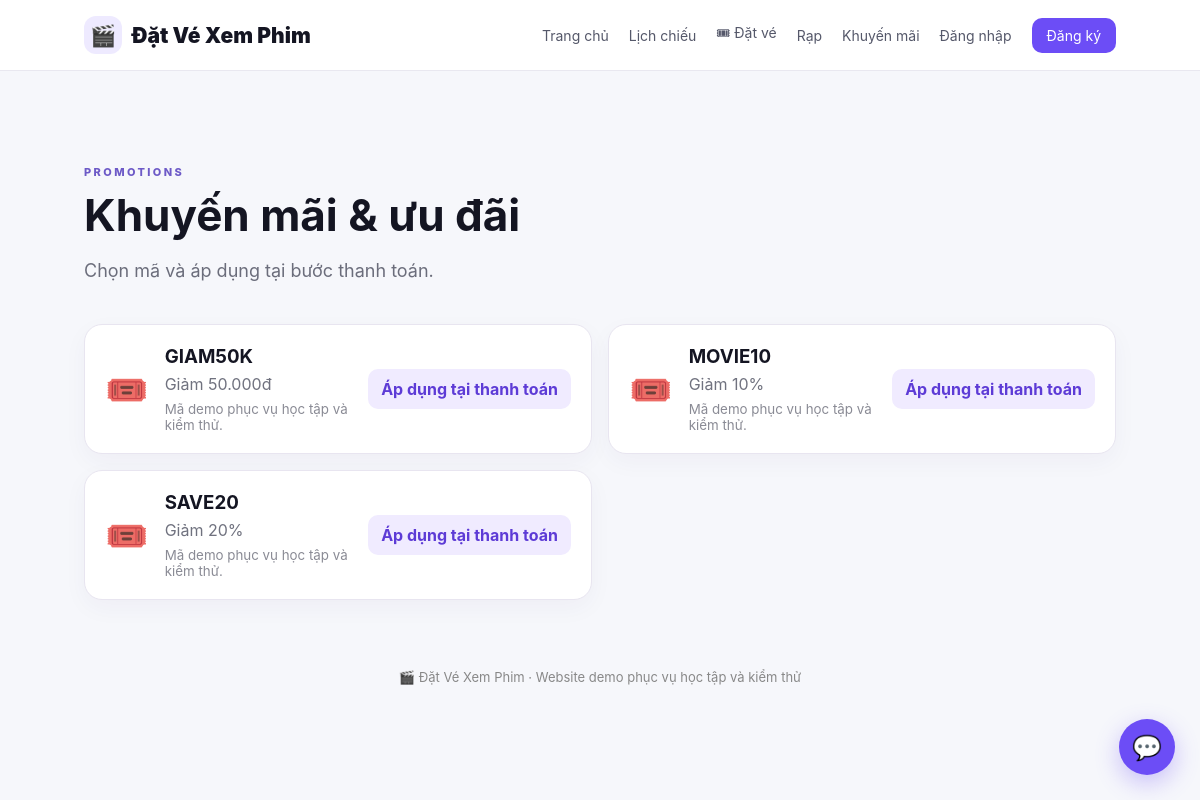
Page /promotions on the committed database.
### tables this page shows
CREATE TABLE vouchers(code TEXT PRIMARY KEY,type TEXT NOT NULL,value INTEGER NOT NULL,label TEXT NOT NULL,active INTEGER NOT NULL DEFAULT 1);

### main_routes.py (the view)
@main_bp.route('/promotions')
def promotions():
    return render_template('promotions.html', vouchers=active_vouchers())

### app.py (called while the page is built, shortened)
def _get_tab_token():
    return request.args.get("tab_token") or request.form.get("tab_token") or request.headers.get("X-Tab-Token")

@app.before_request
def restore_tab_session():
    token = _get_tab_token()

@app.after_request
def keep_tab_token(response):
    token = _get_tab_token()
    return response

### database.py (called while the page is built)
def get_db():
    conn=sqlite3.connect(DB)
    conn.row_factory=sqlite3.Row
    return conn

### helpers.py (called while the page is built)
def active_vouchers():
    conn=get_db(); rows=conn.execute('SELECT * FROM vouchers WHERE active=1 ORDER BY code').fetchall(); conn.close(); return [dict(r) for r in rows]

### main_routes.py (called while the page is built)
@main_bp.app_context_processor
def inject_user():
    return {'current_user': session.get('user_name'), 'is_admin': session.get('role') == 'admin', 'poster_defaults': {m['id']: m['poster'] for m in MOVIES}}

### templates/promotions.html
{% extends 'base.html' %}{% block title %}Khuyến mãi - Đặt Vé Xem Phim{% endblock %}{% block content %}<main><section class="page-hero"><span class="eyebrow dark">PROMOTIONS</span><h1>Khuyến mãi & ưu đãi</h1><p>Chọn mã và áp dụng tại bước thanh toán.</p></section><div class="promo-grid">{% for v in vouchers %}<article class="promo-card"><span class="promo-icon">🎟️</span><div><h3>{{v.code}}</h3><p>{{v.label}}</p><small>Mã demo phục vụ học tập và kiểm thử.</small></div><span class="promo-code">Áp dụng tại thanh toán</span></article>{% endfor %}</div></main>{% endblock %}

### static/style.css (style rules this page uses)
:root { --bg:#f6f7fb;--surface:#fff;--ink:#141522;--muted:#6f7280;--primary:#6c4df6;--primary2:#8c68ff;--line:#e9e8f0;--success:#18864b;--danger:#c63d4d;--shadow:0 18px 50px rgba(31,27,66,.08) }
* { box-sizing:border-box }
html { scroll-behavior:smooth }
body { margin:0;font-family:Inter,ui-sans-serif,system-ui,-apple-system,BlinkMacSystemFont,"Segoe UI",Arial,sans-serif;background:var(--bg);color:var(--ink) }
main { width:86%;max-width:1180px;margin:34px auto }
.eyebrow { font-size:11px;letter-spacing:2.4px;font-weight:800;color:#d9d1ff }
.eyebrow.dark { color:#6d5ac7 }
.page-hero { padding:55px 0 25px }
.page-hero h1 { font-size:44px;margin:8px 0 }
.page-hero p { color:#6b6d7b;font-size:18px }
.showtime-card,.cinema-card,.promo-card,.empty-card { background:#fff;border:1px solid #e8e5f0;border-radius:18px;padding:20px;box-shadow:0 8px 25px rgba(40,30,90,.04) }
.cinema-grid,.promo-grid { display:grid;grid-template-columns:repeat(2,minmax(0,1fr));gap:16px }
.cinema-card,.promo-card { display:flex;align-items:center;gap:16px;text-decoration:none;color:inherit }
.cinema-card>span,.promo-icon { font-size:35px }
.cinema-card h3,.promo-card h3 { margin:0 0 6px }
.cinema-card p,.promo-card p { margin:0;color:#70727f }
.promo-card small { display:block;color:#8a8b95;margin-top:7px }
.promo-code { margin-left:auto;padding:10px 13px;border-radius:10px;background:#f0ebff;color:#5d3bd6;font-weight:700;white-space:nowrap }

### rows in the picture
vouchers: code "GIAM50K", label "Giảm 50.000đ"
vouchers: code "MOVIE10", label "Giảm 10%"
vouchers: code "SAVE20", label "Giảm 20%"
